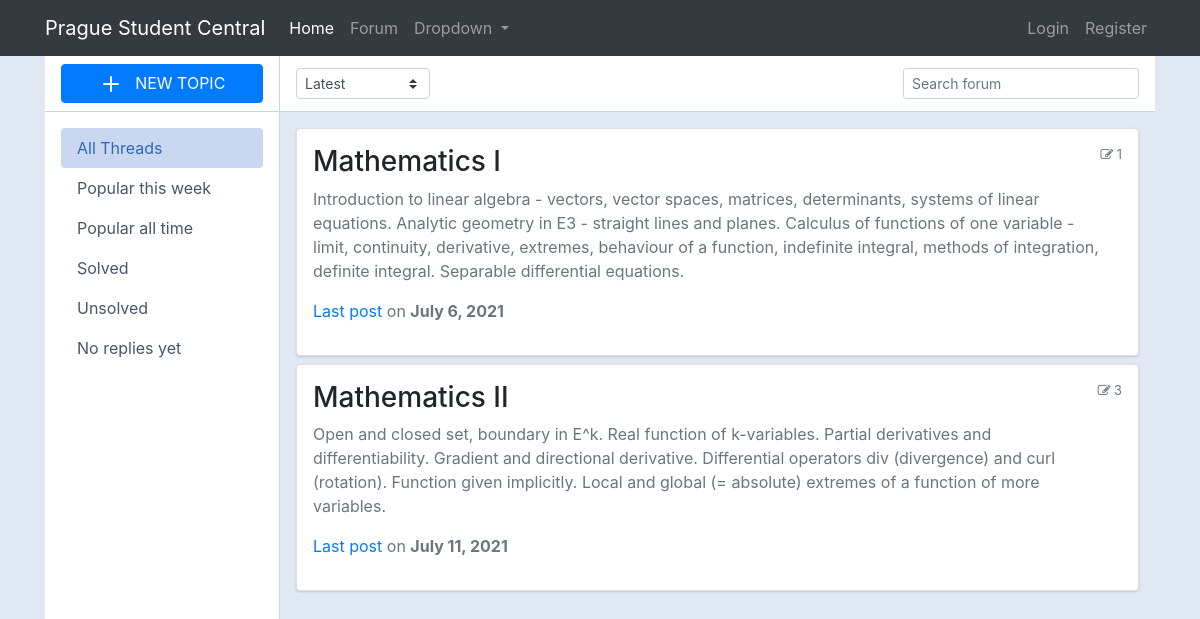
The app's page /, older data.
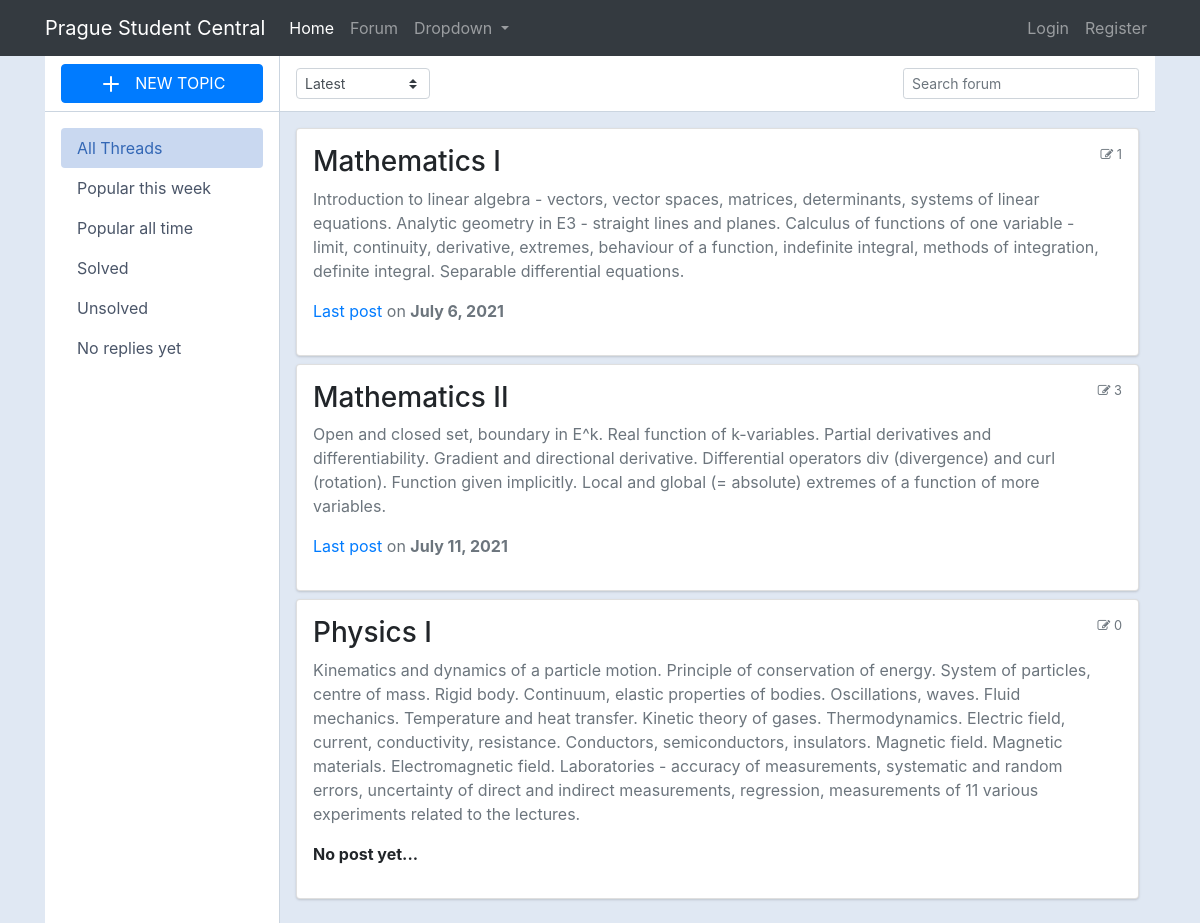
The same page, newer data.
### main/models.py (models this page shows, shortened)
class Category(models.Model):
    title = models.CharField(max_length=50)
    slug = models.SlugField(max_length=400, unique=True, blank=True)
    description = models.TextField(default="description")
    deptartment = models.ForeignKey(CategoryDept, on_delete=models.CASCADE)
    class Meta:
        verbose_name_plural = "categories"
    def get_url(self):
        return reverse("forum:posts", kwargs={
            "slug":self.slug
        })
    @property
    def num_posts(self):
        return Post.objects.filter(categories=self).count()
    @property
    def last_post(self):
        return Post.objects.filter(categories=self).latest("date")

class Post(models.Model):
    title = models.CharField(max_length=400)
    slug = models.SlugField(max_length=400, unique=True, blank=True)
    user = models.ForeignKey(Author, on_delete=models.CASCADE)
    content = HTMLField()
    categories = models.ManyToManyField(Category)
    date = models.DateTimeField(auto_now_add=True)
    approved = models.BooleanField(default=False)
    hit_count_generic = GenericRelation(HitCount, object_id_field='object_pk',
        related_query_name='hit_count_generic_relation'
    )
    tags = TaggableManager()
    comments = models.ManyToManyField(Comment, blank=True)
    def get_url(self):
        return reverse("forum:detail", kwargs={
            "slug":self.slug
        })

### main/views.py (the view)
# urls.py: path("", department_subjects, name="home"),
def department_subjects(request):
    forums = Category.objects.all()
    context = {
        "forums":forums,
    }
    return render(request, "screens/department_subjects.html", context)

### main/context_processors.py (called while the page is built, shortened)
def search_function(request):
    search_context = {}
    topic = Category.objects.all()
    return search_context

def list_department_function(request):
    dept_context = {
        "departments": CategoryDept.objects.all()
    }
    return dept_context

### templates/screens/department_subjects.html (shortened to what this page needs)
{% extends 'root.html' %}
{% block content %}
    <div class="container">
        <div class="main-body p-0">
            <div class="inner-wrapper">
                <div class="inner-sidebar">
                    <div class="inner-sidebar-header justify-content-center">
                        <a href="{% url 'forum:create_subject' %}" class="btn btn-primary has-icon btn-block" type="button" data-toggle="modal" data-target="#threadModal">
                            <svg xmlns="http://www.w3.org/2000/svg" width="24" height="24" viewBox="0 0 24 24" fill="none" stroke="currentColor" stroke-width="2" stroke-linecap="round" stroke-linejoin="round" class="feather feather-plus mr-2">
                                <line x1="12" y1="5" x2="12" y2="19"></line>
                                <line x1="5" y1="12" x2="19" y2="12"></line>
                            </svg>
                            NEW TOPIC
                        </a>
                    </div>
                    <div class="inner-sidebar-body p-0">
                        <div class="p-3 h-100" data-simplebar="init">
                            <div class="simplebar-wrapper" style="margin: -16px;">
                                <div class="simplebar-mask">
                                    <div class="simplebar-offset" style="right: 0px; bottom: 0px;">
                                        <div class="simplebar-content-wrapper" style="height: 100%; overflow: hidden scroll;">
                                            <div class="simplebar-content" style="padding: 16px;">
                                                <nav class="nav nav-pills nav-gap-y-1 flex-column">
                                                    <a href="javascript:void(0)" class="nav-link nav-link-faded has-icon active">All Threads</a>
                                                    <a href="javascript:void(0)" class="nav-link nav-link-faded has-icon">Popular this week</a>
                                                    <a href="javascript:void(0)" class="nav-link nav-link-faded has-icon">Popular all time</a>
                                                    <a href="javascript:void(0)" class="nav-link nav-link-faded has-icon">Solved</a>
                                                    <a href="javascript:void(0)" class="nav-link nav-link-faded has-icon">Unsolved</a>
                                                    <a href="javascript:void(0)" class="nav-link nav-link-faded has-icon">No replies yet</a>
                                                </nav>
                                            </div>
                                        </div>
                                    </div>
                                </div>
                                <div class="simplebar-placeholder" style="width: 234px; height: 292px;"></div>
                            </div>
                            <div class="simplebar-track simplebar-vertical" style="visibility: visible;"><div class="simplebar-scrollbar" style="height: 151px; display: block; transform: translate3d(0px, 0px, 0px);"></div></div>
                        </div>
                    </div>
                </div>
                <div class="inner-main">
                    <div class="inner-main-header">
                        <select class="custom-select custom-select-sm w-auto mr-1">
                            <option selected="">Latest</option>
                        </select>
                        <span class="input-icon input-icon-sm ml-auto w-auto">
                            <input type="text" class="form-control form-control-sm bg-gray-200 border-gray-200 shadow-none mb-4 mt-4" placeholder="Search forum" />
                        </span>
                    </div>
                    <div class="inner-main-body p-2 p-sm-3 collapse forum-content show">
                        {% for forum in forums %}
                        <div class="card mb-2">
                            <div class="card-body p-2 p-sm-3">
                                <div class="media forum-item">
                                    <div class="media-body">
                                        <h3><a data-toggle="collapse" data-target=".forum-content" class="text-body" href="{{forum.get_url}}">{{forum.title}}</a></h3>
                                        <p class="text-secondary">{{forum.description}}</p>
                                        {% if forum.num_posts == 0 %}
                                            <p><strong>No post yet... </strong></p>
                                        {% else %}
                                            <p class="text-muted"><a href="{{forum.last_post.get_url}}">Last post</a> on <span class="text-secondary font-weight-bold">{{forum.last_post.date|date}}</span></p>
                                        {% endif %}
                                    </div>
                                    <div class="text-muted small text-center align-self-top">
                                        <span class="d-none d-sm-inline-block"><i class="fa fa-pencil-square-o"  aria-hidden="true"></i> {{forum.num_posts}}</span>
                                    </div>
                                </div>
                            </div>
                        </div>
                        {% endfor %}
                    </div>
                </div>
            </div>
        </div>
        </div>
{% endblock %}

### templates/root.html (shortened to what this page needs)
{% load static %}
{% load bootstrap4 %}
<!doctype html>
<html lang="en">
  <head>
    <link rel="stylesheet" href="{% static 'screens2.css' %}">
    <link rel="stylesheet" href="https://cdnjs.cloudflare.com/ajax/libs/font-awesome/4.7.0/css/font-awesome.min.css">
    <link rel="stylesheet" href="https://stackpath.bootstrapcdn.com/bootstrap/4.1.3/css/bootstrap.min.css">
    <link rel="stylesheet" href="https://cdn.jsdelivr.net/npm/bootstrap@4.6.0/dist/css/bootstrap.min.css">
  </head>
  <body style="background-color: rgb(224, 232, 243);">
    {% include 'components/navbar.html' %}
    {% block content %}{% endblock %}
  </body>
</html>

### templates/components/navbar.html (shortened to what this page needs)
<nav class="navbar navbar-expand-lg navbar-dark bg-dark">
  <div class="container">
    <a class="navbar-brand" href="">Prague Student Central</a>
    <div class="collapse navbar-collapse" id="navbarSupportedContent">
      <ul class="navbar-nav me-auto mb-2 mb-lg-0">
        <li class="nav-item">
          <a class="nav-link active" aria-current="page" href="{% url 'forum:home' %}">Home</a>
        </li>
        <li class="nav-item">
          <a class="nav-link" href="#">Forum</a>
        </li>
        <li class="nav-item dropdown">
          <a class="nav-link dropdown-toggle" href="#" id="navbarDropdown" role="button" data-bs-toggle="dropdown" aria-expanded="false">
            Dropdown
          </a>
        </li>
      </ul>
      <ul class="navbar-nav ml-auto">
        {% if user.is_authenticated %}
          <li><a class="nav-item nav-link" href="{% url 'user:profile' %}">Profile</a></li>
          <li><a class="nav-item nav-link" href="{% url 'user:logout' %}">Logout</a></li>
        {% else %}
          <li><a class="nav-item nav-link" href="{% url 'user:login' %}">Login</a></li>
          <li><a class="nav-item nav-link" href="{% url 'user:register' %}">Register</a></li>
        {% endif %}
      </ul>
    </div>
  </div>
</nav>

### static/screens2.css (style rules this page uses)
body { margin-top:20px; color: #1a202c; text-align: left; background-color: #e2e8f0; }
.inner-wrapper { position: relative; height: calc(100vh - 3.5rem); transition: transform 0.3s; }
.inner-main, .inner-sidebar { position: absolute; top: 0; bottom: 0; display: flex; flex-direction: column; }
.inner-sidebar { left: 0; width: 235px; border-right: 1px solid #cbd5e0; background-color: #fff; z-index: 1; }
.inner-main { right: 0; left: 235px; }
.inner-main-footer, .inner-main-header, .inner-sidebar-footer, .inner-sidebar-header { height: 3.5rem; border-bottom: 1px solid #cbd5e0; display: flex; align-items: center; padding: 0 1rem; flex-shrink: 0; }
.inner-main-body, .inner-sidebar-body { padding: 1rem; overflow-y: auto; position: relative; flex: 1 1 auto; }
.inner-main-footer, .inner-main-header { background-color: #fff; }
.nav .show>.nav-link.nav-link-faded, .nav-link.nav-link-faded.active, .nav-link.nav-link-faded:active, .nav-pills .nav-link.nav-link-faded.active, .navbar-nav .show>.nav-link.nav-link-faded { color: #3367b5; background-color: #c9d8f0; }
.nav-pills .nav-link.active, .nav-pills .show>.nav-link { color: #fff; background-color: #467bcb; }
.nav-link.has-icon { display: flex; align-items: center; }
.nav-link.active { color: #467bcb; }
.nav-pills .nav-link { border-radius: .25rem; }
.nav-link { color: #4a5568; }
.card { box-shadow: 0 1px 3px 0 rgba(0,0,0,.1), 0 1px 2px 0 rgba(0,0,0,.06); }
.card { position: relative; display: flex; flex-direction: column; min-width: 0; word-wrap: break-word; background-color: #fff; background-clip: border-box; border: 0 solid rgba(0,0,0,.125); border-radius: .25rem; }
.card-body { flex: 1 1 auto; min-height: 1px; padding: 1rem; }
.text-muted, a.text-muted:hover, a.text-muted:focus { color: #acacac; }

Row changes from the older to the newer data that the page shows:
added Category: title "Physics I", description "Kinematics and dynamics of a particle motion. Principle of conservation of energy. System of particles, centre of mass. Rigid body. Continuum, elastic properties of bodies. Oscillations, waves. Fluid mechanics. Temperature and heat transfer. Kinetic theory of gases. Thermodynamics. Electric field, current, conductivity, resistance. Conductors, semiconductors, insulators. Magnetic field. Magnetic materials. Electromagnetic field. Laboratories - accuracy of measurements, systematic and random errors, uncertainty of direct and indirect measurements, regression, measurements of 11 various experiments related to the lectures.", shows "No post yet...", num_posts "0"
